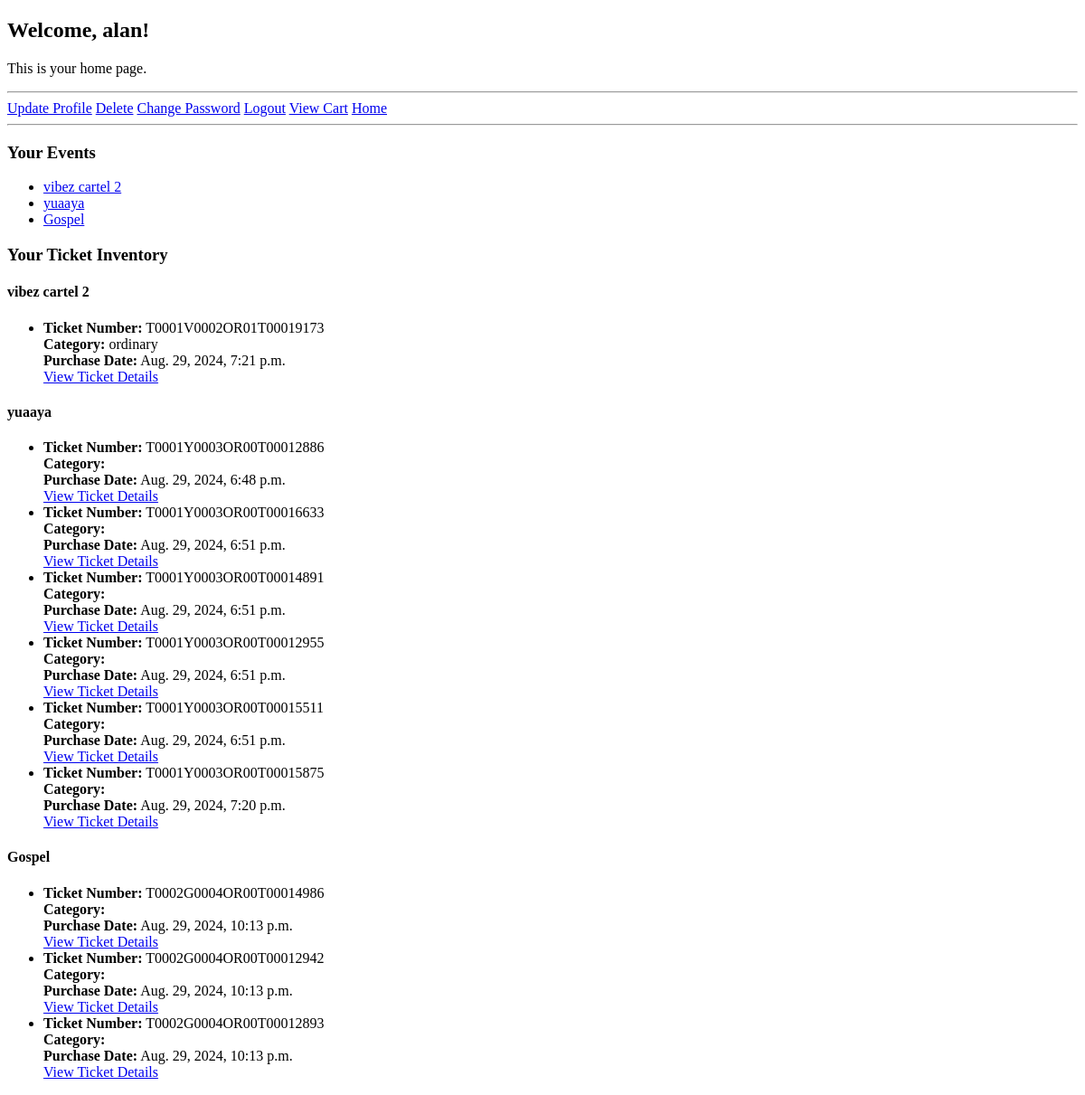
The page /customers/home/ (signed in) on the database as committed earlier.
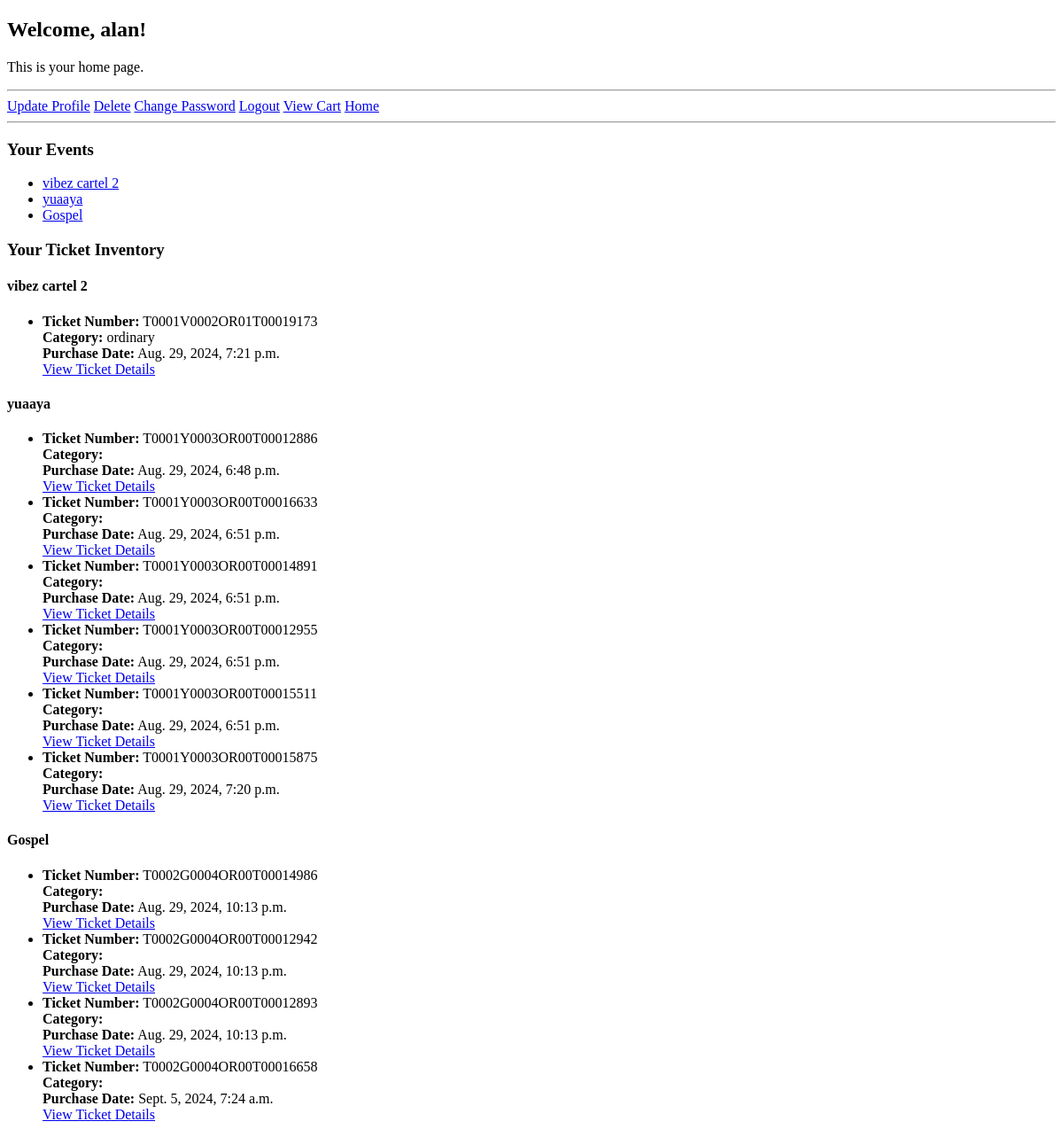
The same page on the database as committed later.
### events/models.py (models this page shows, shortened)
class Event(models.Model):
    vendor = models.ForeignKey(Vendor, on_delete=models.CASCADE, related_name='events')  # Mandatory, linked to Vendor
    poster = models.ImageField(upload_to='event_posters/')  # Required field
    title = models.CharField(max_length=200)  # Required field
    description = models.TextField()  # Required field
    category = models.CharField(max_length=100)  # Required field (e.g., "conference", "concert")
    start_date = models.DateTimeField()  # Required field
    end_date = models.DateTimeField(null=True, blank=True)  # Optional field
    venue_name = models.CharField(max_length=100)  # Required field
    regular_price = models.DecimalField(max_digits=10, decimal_places=2)  # Required field
    sale_price = models.DecimalField(max_digits=10, decimal_places=2, null=True, blank=True)  # Optional field
    tickets_available = models.PositiveIntegerField(null=True, blank=True)  # Optional field
    tickets_sold = models.PositiveIntegerField(default=0)  # New field to track tickets sold

class TicketCategory(models.Model):
    event = models.ForeignKey(Event, on_delete=models.CASCADE, related_name='ticket_categories')  # Mandatory, linked to Event
    category_title = models.CharField(max_length=100)  # Required field
    category_price = models.DecimalField(max_digits=10, decimal_places=2)  # Required field
    category_tickets_available = models.PositiveIntegerField()  # Required field
    category_tickets_sold = models.PositiveIntegerField(default=0)  # New field to track tickets sold in this category

### tickets/models.py (models this page shows, shortened)
class Ticket(models.Model):
    ENTITY_TYPE_CHOICES = [
        ('customer', 'Customer'),
        ('vendor', 'Vendor'),
    ]
    event = models.ForeignKey(Event, on_delete=models.CASCADE, related_name='tickets')
    ticket_category = models.ForeignKey(TicketCategory, on_delete=models.CASCADE, null=True, blank=True)
    customer_username = models.CharField(max_length=255, blank=True, null=True)
    vendor = models.ForeignKey(Vendor, on_delete=models.CASCADE, related_name='tickets')
    ticket_number = models.CharField(max_length=20, unique=True)
    purchase_date = models.DateTimeField(auto_now_add=True)
    qr_code = models.ImageField(upload_to='qr_codes/', blank=True)
    entity_type = models.CharField(max_length=10, choices=ENTITY_TYPE_CHOICES)
    verified = models.BooleanField(default=False)

### customers/views.py (the view)
# urls.py: path('home/', CustomerHomeView.as_view(), name='customer_home'),
class CustomerHomeView(LoginRequiredMixin, TemplateView):
    template_name = 'customers/customer_home.html'
    def get_context_data(self, **kwargs):
        context = super().get_context_data(**kwargs)
        customer = self.request.user
        tickets = Ticket.objects.filter(customer_username=customer.username)
        events = {ticket.event for ticket in tickets}
        context['events'] = events
        context['tickets'] = tickets
        return context

### templates/customers/customer_home.html (shortened to what this page needs)
<!DOCTYPE html>
<html lang="en">
<head>
</head>
<body>
    <h2>Welcome, {{ user.username }}!</h2>
    <p>This is your home page.</p>
    <hr>
    <a href="{% url 'customer_update' %}">Update Profile</a>
    <a href="{% url 'customer_delete' %}">Delete</a>
    <a href="{% url 'customer_change_password' %}">Change Password</a>
    <a href="{% url 'customer_logout' %}">Logout</a>
    <a href="{% url 'view_cart' %}">View Cart</a>
    <a href="{% url 'all_events' %}">Home</a>
    <hr>
    <h3>Your Events</h3>
    <ul>
        {% for event in events %}
            <li><a href="{% url 'event_detail' event.id %}">{{ event.title }}</a></li>
        {% endfor %}
    </ul>
    <h3>Your Ticket Inventory</h3>
    {% for event in events %}
        <h4>{{ event.title }}</h4>
        <ul>
            {% for ticket in tickets %}
                {% if ticket.event == event %}
                    <li>
                        <strong>Ticket Number:</strong> {{ ticket.ticket_number }}<br>
                        <strong>Category:</strong> {{ ticket.ticket_category.category_title }}<br>
                        <strong>Purchase Date:</strong> {{ ticket.purchase_date }}<br>
                        <a href="{% url 'ticket_detail' ticket.id %}">View Ticket Details</a>
                    </li>
                {% endif %}
            {% endfor %}
        </ul>
    {% endfor %}
</body>
</html>

Rows that differ between the two databases and show on the page:
added Ticket: ticket_number "T0002G0004OR00T00016658", purchase_date "Sept. 5, 2024, 7:24 a.m.", shown under Event "Gospel"
